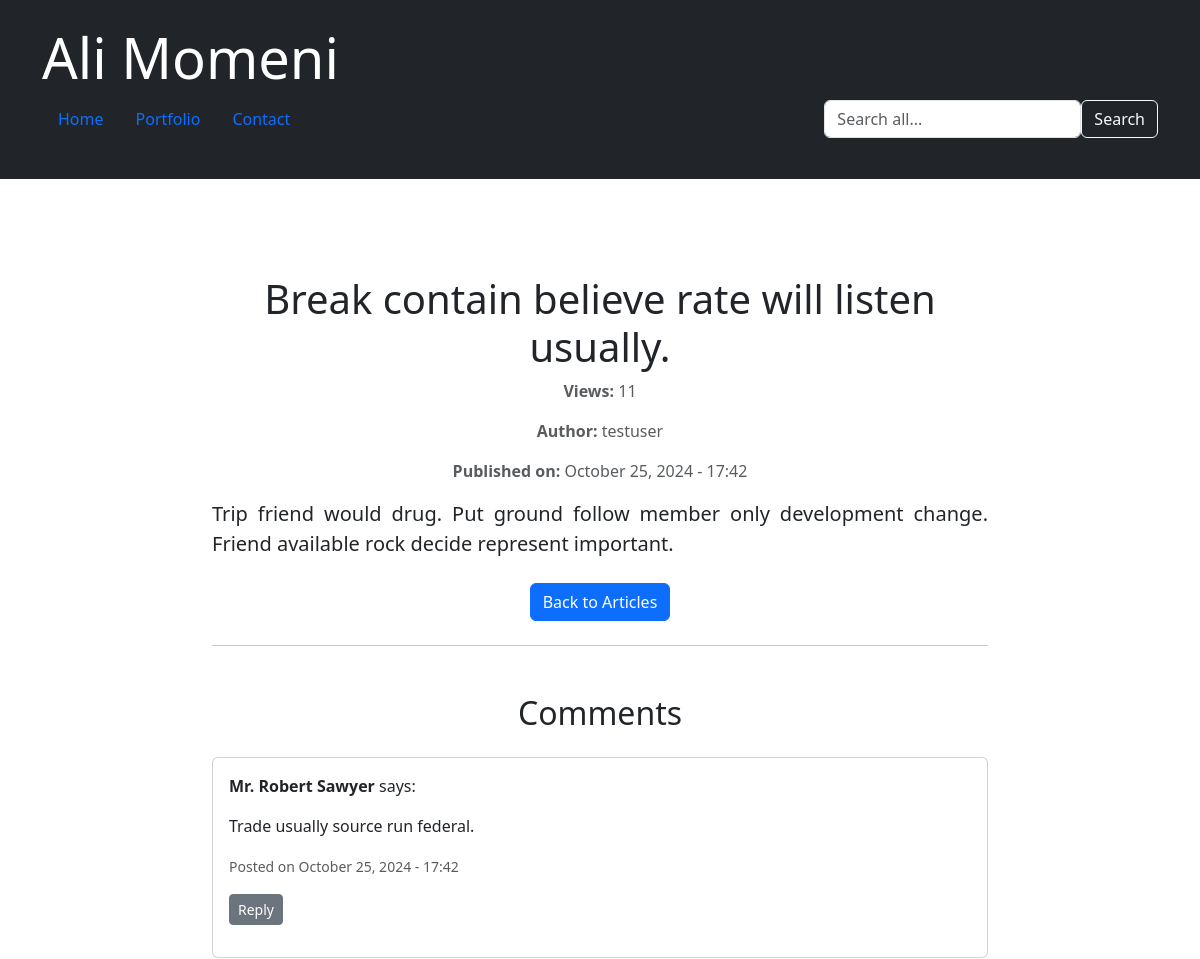
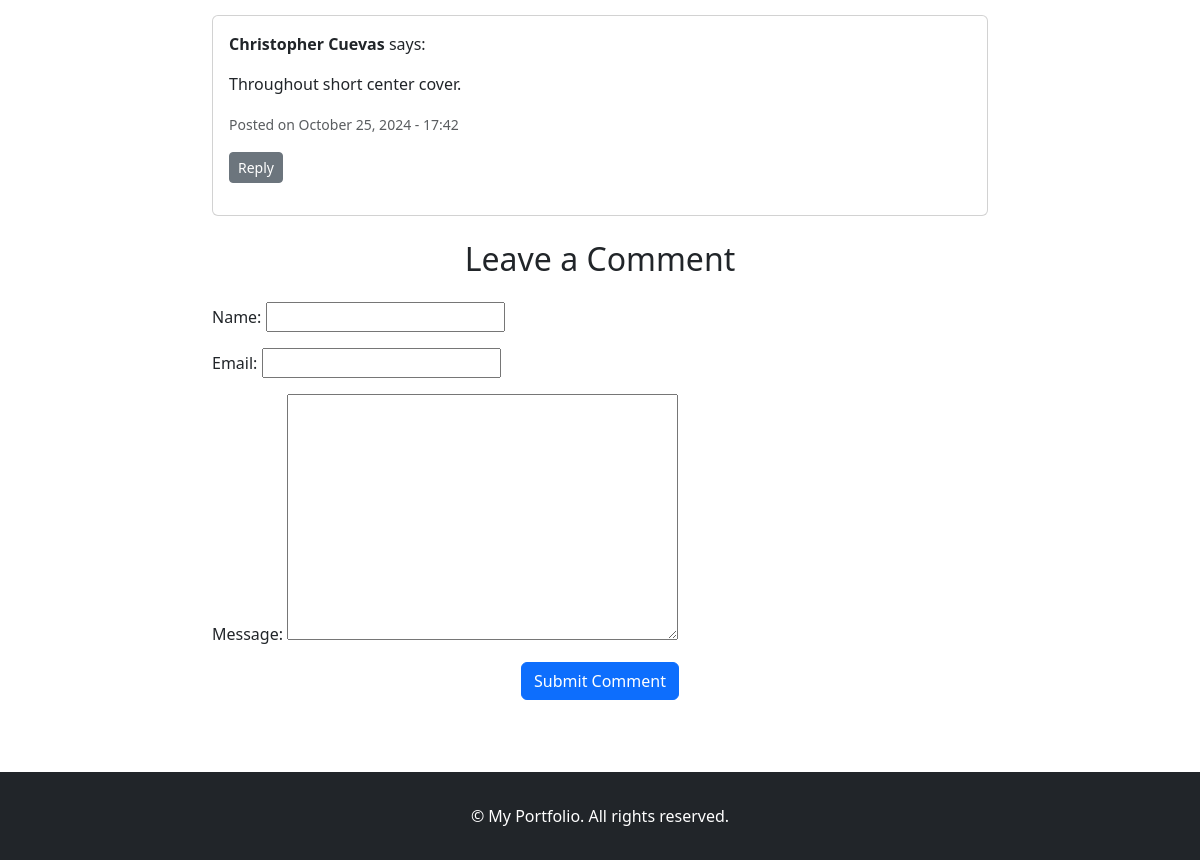
/blog/war-mouth-factor/, run on the app's committed database (2 pictures, top to bottom).
### blog/models.py (models this page shows, shortened)
class Article(models.Model):
    STATUS_CHOICES = (
        ("d", "Draft"),
        ("p", "Published"),
        ("l", "Checking"),
        ("b", "Returned"),
    )
    title = models.CharField(max_length=200)
    content = RichTextField()  # Change to RichTextField
    author = models.ForeignKey(User, on_delete=models.CASCADE)  # Link to the User model
    jpublish = models.DateTimeField()
    is_special = models.BooleanField(default=False)
    status = models.CharField(max_length=1, choices=STATUS_CHOICES, verbose_name='Status')
    hits = models.ManyToManyField(IPAddress, through="ArticleHit", blank=True, related_name="hits", verbose_name="Hits")
    comments = GenericRelation(Comment)
    slug = models.SlugField(unique=True, blank=True, null=True)
    category = models.ForeignKey(Category, on_delete=models.SET_NULL, null=True, blank=True)
    image = models.ImageField(upload_to='articles/images/', null=True, blank=True)
    def hit_count(self):
        return self.hits.count()
    objects = ArticleManager()

class Comment(models.Model):
    article = models.ForeignKey('Article', on_delete=models.CASCADE, related_name='comments')
    parent = models.ForeignKey('self', null=True, blank=True, related_name='replies', on_delete=models.CASCADE)
    name = models.CharField(max_length=100)
    email = models.EmailField()
    message = models.TextField()
    created_at = models.DateTimeField(auto_now_add=True)

### blog/views.py (the view, shortened to what this page needs)
# urls.py: path('<slug:slug>/', ArticleDetailView.as_view(), name='article_detail'),  # Use slug
class ArticleDetailView(DetailView):
    model = Article
    template_name = 'blog/article_detail.html'
    context_object_name = 'article'
    def get_object(self):
        slug = self.kwargs.get('slug')
        return get_object_or_404(Article, slug=slug)
    def get_context_data(self, **kwargs):
        context = super().get_context_data(**kwargs)
        article = self.get_object()
        client_ip = get_client_ip(self.request)
        ip_address, created = IPAddress.objects.get_or_create(ip_address=client_ip)
        hit, hit_created = ArticleHit.objects.get_or_create(article=article, ip_address=ip_address)
        context['hit_count'] = article.hit_count()
        context['comments'] = article.comments.filter(parent=None)
        context['form'] = CommentForm()
        return context

### blog/forms.py
class CommentForm(forms.ModelForm):
    class Meta:
        model = Comment
        fields = ['name', 'email', 'message']

### blog/views.py (called while the page is built)
def get_client_ip(request):
    x_forwarded_for = request.META.get('HTTP_X_FORWARDED_FOR')
    if x_forwarded_for:
        ip = x_forwarded_for.split(',')[0]
    else:
        ip = request.META.get('REMOTE_ADDR')
    return ip

### main/context_processors.py (called while the page is built)
def social_media_links(request):
    social_medias = SocialMedia.objects.all()
    return {'social_medias': social_medias}

### blog/templates/blog/article_detail.html (shortened to what this page needs)
{% extends 'blog/base.html' %}
{% load custom_filters %}
{% block content %}
<div class="container container_con mt-5 text-left" style="max-width: 800px; margin: 0 auto;">
    <h1 class="text-center">{{ article.title }}</h1>
    <div class="article-detail">
        <div class="article-meta mb-3 text-center">
            <p class="text-muted"><strong>Views:</strong> {{ hit_count }}</p>
            <p class="text-muted"><strong>Author:</strong> {{ article.author.username }}</p>
            <p class="text-muted"><strong>Published on:</strong> {{ article.jpublish|date:"F j, Y - H:i" }}</p>
        </div>
        <div class="article-content mb-4">
            <p class="lead">{{ article.content|striptags }}</p>
        </div>
    </div>
    <div class="text-center">
        <a href="{% url 'blog:blog' %}" class="btn btn-primary">Back to Articles</a>
    </div>
<hr class="my-4">
<div class="comments-section mt-5">
    <h2 class="text-center mb-4">Comments</h2>
    <div id="comments" class="mb-4">
        {% for comment in comments %}
        <div class="comment card mb-3" id="comment-{{ comment.id }}">
            <div class="card-body">
                <p><strong>{{ comment.name }}</strong> says:</p>
                <p>{{ comment.message }}</p>
                <p class="text-muted"><small>Posted on {{ comment.created_at|date:"F j, Y - H:i" }}</small></p>
                <button class="btn btn-sm btn-secondary reply-button" data-comment-id="{{ comment.id }}">
                    Reply
                </button>
            </div>
        </div>
        {% endfor %}
    </div>
    <h2 class="text-center mb-4">Leave a Comment</h2>
    <form method="POST" action="{% url 'blog:article_detail' article.slug %}" class="mb-4">
        <div class="mb-3">
            {{ form.as_p }}
        </div>
        <div class="text-center">
            <button type="submit" class="btn btn-primary">Submit Comment</button>
        </div>
    </form>
</div>
</div>
{% endblock %}

### portfolio/templates/mainBase.html (style rules this page uses)
html, body { height: 100%; }
body { display: flex; flex-direction: column; text-align: justify; }

### data on the page
Article: title "Break contain believe rate will listen usually.", author.username "testuser", jpublish "October 25, 2024 - 17:42", content "Trip friend would drug. Put ground follow member only development change. Friend available rock decide represent important."
Comment: name "Mr. Robert Sawyer", message "Trade usually source run federal.", created_at "October 25, 2024 - 17:42"
Comment: name "Christopher Cuevas", message "Throughout short center cover.", created_at "October 25, 2024 - 17:42"

### other printed values
{{ hit_count }} "11"
